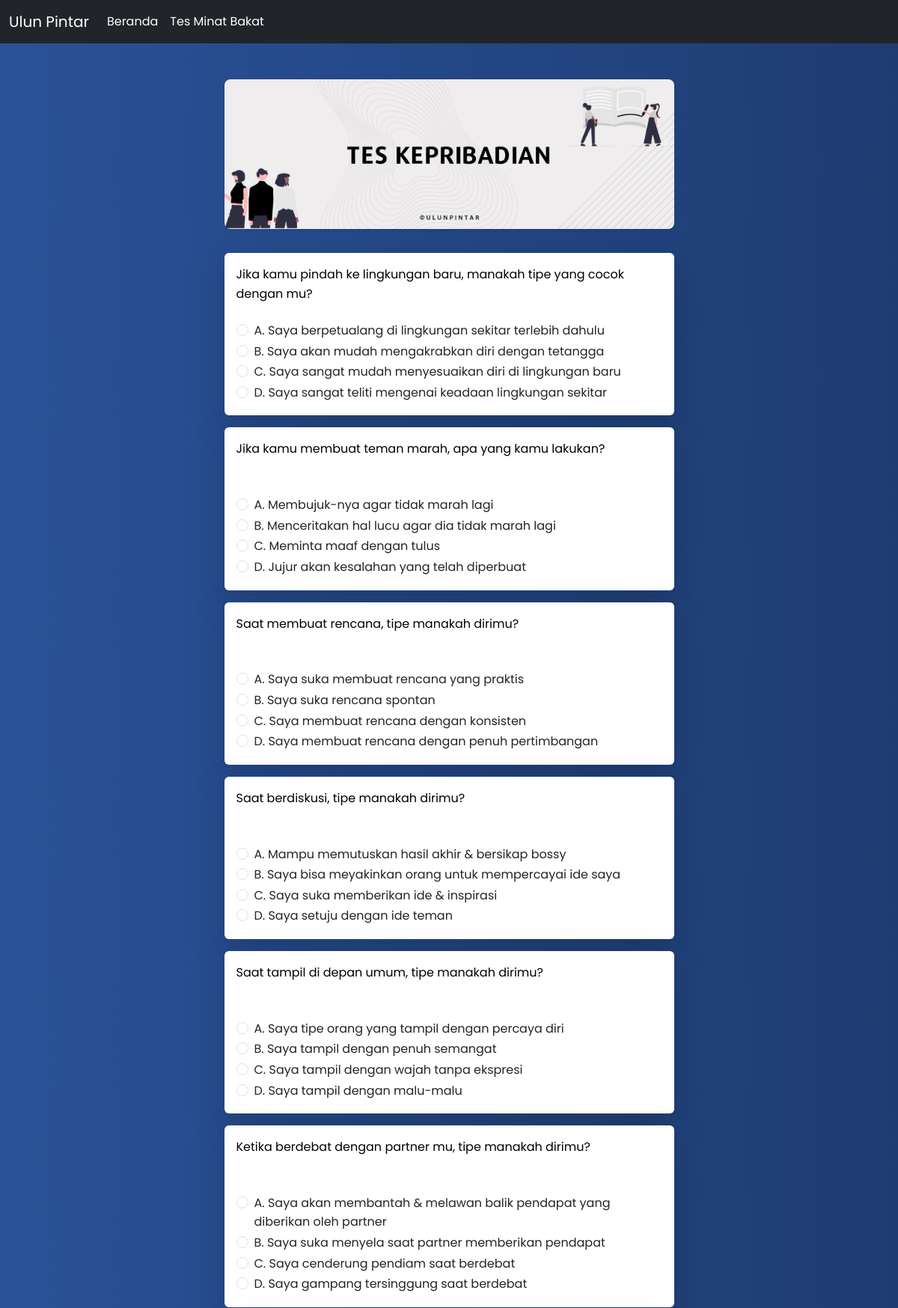
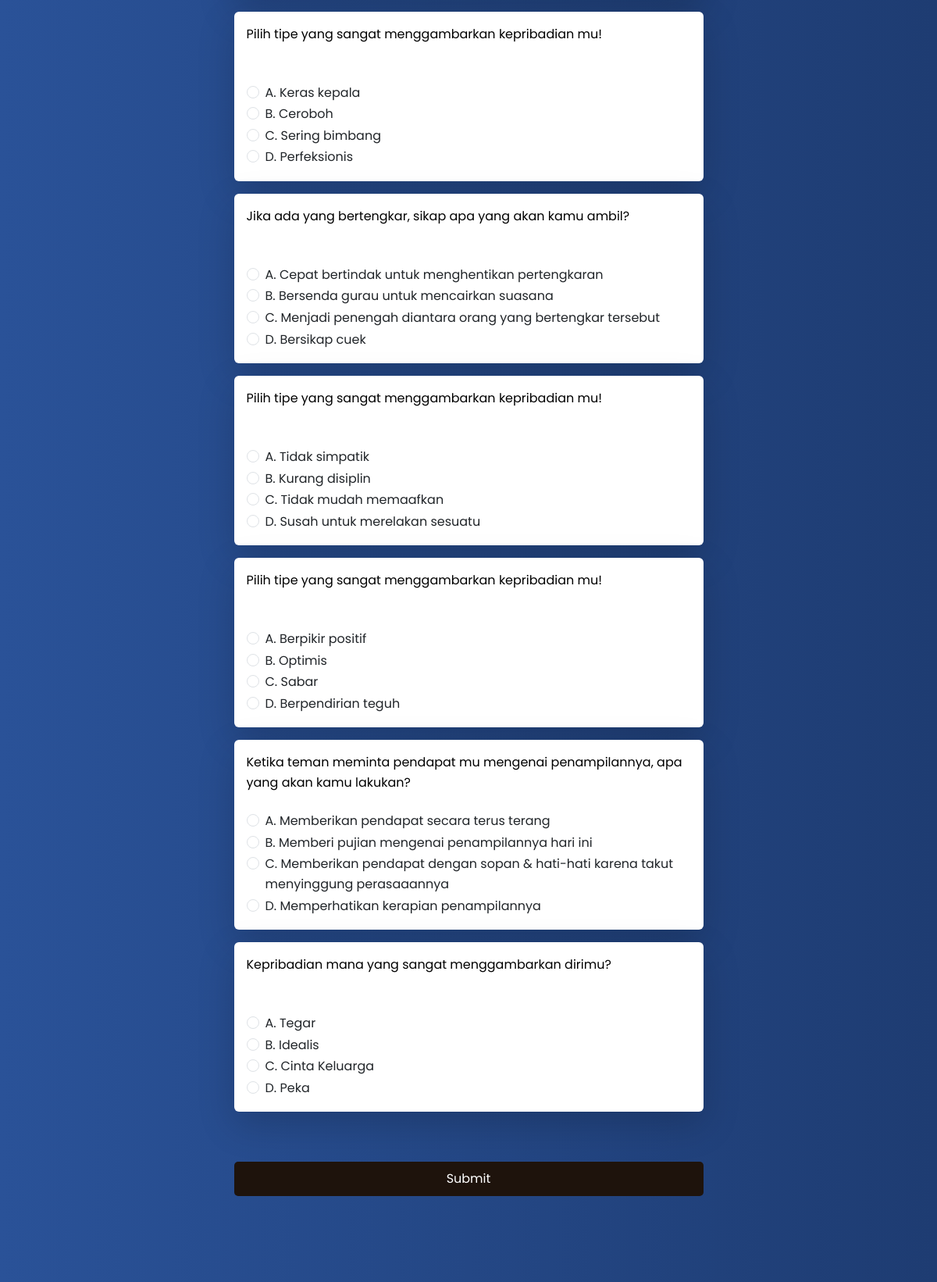
/pages/kepribadian.php (signed in, upper part), run on the app's committed database (2 pictures, top to bottom).
### tables this page shows
CREATE TABLE `data_kepribadian` (
  `id` int NOT NULL,
  `soal` text,
  `opsi_satu` text,
  `opsi_dua` text,
  `opsi_tiga` text,
  `opsi_empat` text
);

### functions/functions.php (called while the page is built, shortened)
<?php
$conn = mysqli_connect("localhost", "root", "", "ulunpintar");
function query($query) {
    global $conn;
    $result = mysqli_query($conn, $query);
    $rows = [];
    while( $row = mysqli_fetch_assoc($result)){
        $rows[] = $row;
    }
    return $rows;
}
$getPribadi = query("SELECT * FROM data_kepribadian");
?>

### pages/kepribadian.php (the view, shortened to what this page needs)
<?php
require '../functions/functions.php';
?>
<?php require '../views/layouts/header.php'; ?>
<?php require '../views/layouts/navbar.php'; ?>
<div class="bg-white" style="width: 100%; height: max-content; background: #1e3c72;
    background: -webkit-linear-gradient(to right, #2a5298, #1e3c72);
    background: linear-gradient(to right, #2a5298, #1e3c72);">
  <div class="container d-flex justify-content-center my-5 flex-column gap-3" style="max-width: 625px;">
    <div class="banner d-flex justify-content-center">
      <img src="../assets/banner/banner-2.png" class="rounded-3 shadow-sm" width="100%">
    </div>
    <form action="" method="post" class="d-flex flex-column my-3 gap-3">
      <?php foreach ($getPribadi as $index => $gp) : ?>
        <div class="d-flex flex-column bg-white shadow-lg rounded p-3" style="width: 100%;">
          <div class="mb-3">
            <textarea class="mb-0 flex-fill border-0" id="soal" name="soal" style="width: 100%; height: max-content; resize: none;" readonly><?= $gp['soal']; ?></textarea>
          </div>
          <div>
            <div class="form-check">
              <input type="radio" required class="form-check-input checkbox-group" name="checkboxGroup[<?= $index; ?>]" data-question="<?= $index; ?>" id="checkboxA<?= $index; ?>" value="opsi_satu">
              <label class="form-check-label" for="checkboxA<?= $index; ?>">A. <?= $gp['opsi_satu']; ?></label>
            </div>
            <div class="form-check">
              <input type="radio" required class="form-check-input checkbox-group" name="checkboxGroup[<?= $index; ?>]" data-question="<?= $index; ?>" id="checkboxB<?= $index; ?>" value="opsi_dua">
              <label class="form-check-label" for="checkboxB<?= $index; ?>">B. <?= $gp['opsi_dua']; ?></label>
            </div>
            <div class="form-check">
              <input type="radio" required class="form-check-input checkbox-group" name="checkboxGroup[<?= $index; ?>]" data-question="<?= $index; ?>" id="checkboxC<?= $index; ?>" value="opsi_tiga">
              <label class="form-check-label" for="checkboxC<?= $index; ?>">C. <?= $gp['opsi_tiga']; ?></label>
            </div>
            <div class="form-check">
              <input type="radio" required class="form-check-input checkbox-group" name="checkboxGroup[<?= $index; ?>]" data-question="<?= $index; ?>" id="checkboxD<?= $index; ?>" value="opsi_empat">
              <label Dlass="form-check-label" for="checkboxD<?= $index; ?>">D. <?= $gp['opsi_empat']; ?></label>
            </div>
          </div>
        </div>
      <?php endforeach; ?>
      <button id="submitKepribadian" name="submitKepribadian" class="btn btn-success my-5">Submit</button>
    </form>
  </div>
</div>
<?php require '../views/layouts/footer.php'; ?>

### views/src/css/footer.css (style rules this page uses)
body { line-height: 1.5; font-family: 'Poppins', sans-serif; }
* { margin:0; padding:0; box-sizing: border-box; }
.container { max-width: 1170px; margin:auto; }

### pages/kepribadian.php (style rules this page uses)
body { line-height: 1.6; background: #1e3c72; background: -webkit-linear-gradient(to right, #2a5298, #1e3c72); background: linear-gradient(to right, #2a5298, #1e3c72); }
.form-check-input[type="radio"] { cursor: pointer; }
.btn-success { background: #1e130c; background: -webkit-linear-gradient(to right, #9a8478, #1e130c); color: #fff; padding: 10px 20px; border: none; border-radius: 5px; cursor: pointer; }

### data on the page
data_kepribadian: soal "Jika kamu pindah ke lingkungan baru, manakah tipe yang cocok dengan mu?", opsi_satu "Saya berpetualang di lingkungan sekitar terlebih dahulu", opsi_dua "Saya akan mudah mengakrabkan diri dengan tetangga", opsi_tiga "Saya sangat mudah menyesuaikan diri di lingkungan baru", opsi_empat "Saya sangat teliti mengenai keadaan lingkungan sekitar"
data_kepribadian: soal "Jika kamu membuat teman marah, apa yang kamu lakukan?", opsi_satu "Membujuk-nya agar tidak marah lagi", opsi_dua "Menceritakan hal lucu agar dia tidak marah lagi", opsi_tiga "Meminta maaf dengan tulus", opsi_empat "Jujur akan kesalahan yang telah diperbuat"
data_kepribadian: soal "Saat membuat rencana, tipe manakah dirimu?", opsi_satu "Saya suka membuat rencana yang praktis", opsi_dua "Saya suka rencana spontan", opsi_tiga "Saya membuat rencana dengan konsisten", opsi_empat "Saya membuat rencana dengan penuh pertimbangan"
data_kepribadian: soal "Saat berdiskusi, tipe manakah dirimu?", opsi_satu "Mampu memutuskan hasil akhir & bersikap bossy", opsi_dua "Saya bisa meyakinkan orang untuk mempercayai ide saya", opsi_tiga "Saya suka memberikan ide & inspirasi", opsi_empat "Saya setuju dengan ide teman"
data_kepribadian: soal "Saat tampil di depan umum, tipe manakah dirimu?", opsi_satu "Saya tipe orang yang tampil dengan percaya diri", opsi_dua "Saya tampil dengan penuh semangat", opsi_tiga "Saya tampil dengan wajah tanpa ekspresi", opsi_empat "Saya tampil dengan malu-malu"
data_kepribadian: soal "Ketika berdebat dengan partner mu, tipe manakah dirimu?", opsi_satu "Saya akan membantah & melawan balik pendapat yang diberikan oleh partner", opsi_dua "Saya suka menyela saat partner memberikan pendapat", opsi_tiga "Saya cenderung pendiam saat berdebat", opsi_empat "Saya gampang tersinggung saat berdebat"
data_kepribadian: soal "Pilih tipe yang sangat menggambarkan kepribadian mu!", opsi_satu "Keras kepala", opsi_dua "Ceroboh", opsi_tiga "Sering bimbang", opsi_empat "Perfeksionis"
data_kepribadian: soal "Jika ada yang bertengkar, sikap apa yang akan kamu ambil?", opsi_satu "Cepat bertindak untuk menghentikan pertengkaran", opsi_dua "Bersenda gurau untuk mencairkan suasana", opsi_tiga "Menjadi penengah diantara orang yang bertengkar tersebut", opsi_empat "Bersikap cuek"
data_kepribadian: soal "Pilih tipe yang sangat menggambarkan kepribadian mu!", opsi_satu "Tidak simpatik", opsi_dua "Kurang disiplin", opsi_tiga "Tidak mudah memaafkan", opsi_empat "Susah untuk merelakan sesuatu"
data_kepribadian: soal "Pilih tipe yang sangat menggambarkan kepribadian mu!", opsi_satu "Berpikir positif", opsi_dua "Optimis", opsi_tiga "Sabar", opsi_empat "Berpendirian teguh"
data_kepribadian: soal "Ketika teman meminta pendapat mu mengenai penampilannya, apa yang akan kamu lakukan?", opsi_satu "Memberikan pendapat secara terus terang", opsi_dua "Memberi pujian mengenai penampilannya hari ini", opsi_tiga "Memberikan pendapat dengan sopan & hati-hati karena takut menyinggung perasaaannya", opsi_empat "Memperhatikan kerapian penampilannya"
data_kepribadian: soal "Kepribadian mana yang sangat menggambarkan dirimu?", opsi_satu "Tegar", opsi_dua "Idealis", opsi_tiga "Cinta Keluarga", opsi_empat "Peka"
